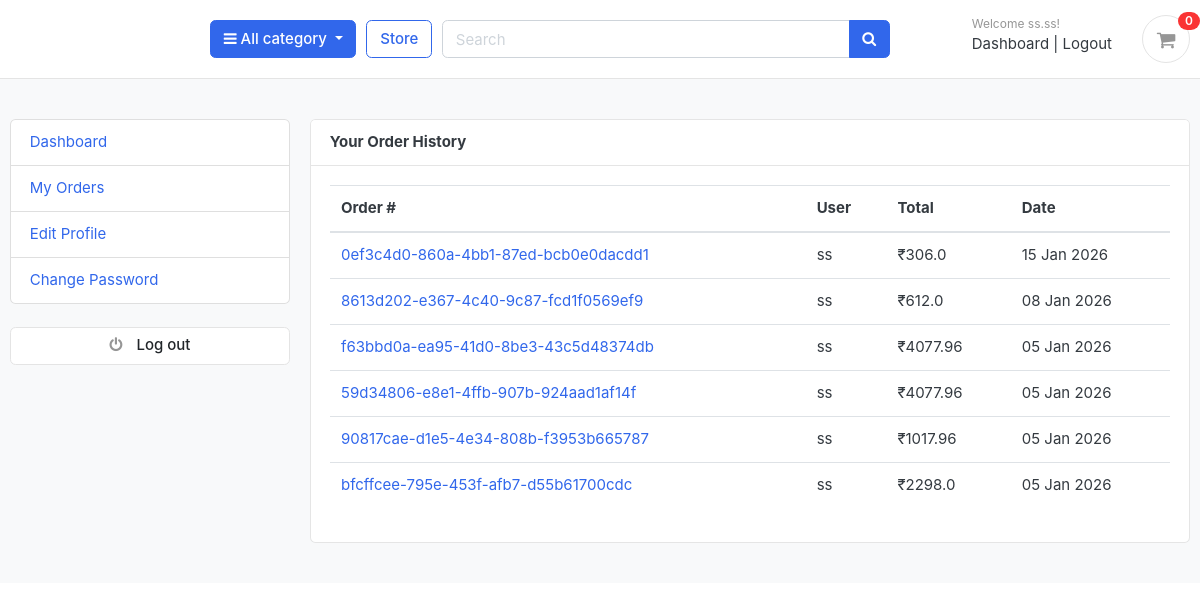
The app's page /accounts/my_order (signed in) with its own data.
### accounts/models.py (models this page shows, shortened)
class Account(AbstractBaseUser):
    first_name = models.CharField(max_length=20)
    last_name = models.CharField(max_length=20)
    username = models.CharField(max_length=100, unique=True)
    email = models.EmailField(max_length=254, unique=True)
    phone_number = models.CharField(max_length=20, blank=True)
    date_joined = models.DateTimeField(auto_now_add=True)
    last_login = models.DateTimeField(auto_now=True)
    is_admin = models.BooleanField(default=False)
    is_staff = models.BooleanField(default=False)
    is_superadmin = models.BooleanField(default=False)
    is_active = models.BooleanField(default=True)
    USERNAME_FIELD = 'email'
    REQUIRED_FIELDS = ['username', 'first_name', 'last_name']
    objects = MyAccountManager()

### payments/models.py (models this page shows, shortened)
class Order(models.Model):
    user = models.ForeignKey(settings.AUTH_USER_MODEL, on_delete=models.CASCADE)
    order_number = models.CharField(max_length=100, unique=True)
    subtotal = models.FloatField()
    tax = models.FloatField()
    total_amount = models.FloatField()
    stripe_payment_id = models.CharField(max_length=255, blank=True, null=True)
    is_paid = models.BooleanField(default=False)
    created_at = models.DateTimeField(auto_now_add=True)

### accounts/views.py (the view)
# urls.py: path('my_order',views.my_order,name='my_order'),
@login_required
def my_order(request):
    orders = Order.objects.filter(
        user=request.user,
        is_paid=True
    ).order_by('-created_at')
    return render(request, 'accounts/my_orders.html', {
        'orders': orders
    })

### cart/context_processor.py (called while the page is built)
def counter(request):
    cart_count=0
    if 'admin' in request.path:
        return {}
    else:
        try:
            cart=Cart.objects.filter(cart_id=_cart_id(request))
            cart_items=CartItems.objects.all().filter(cart=cart[:1])
            for cart_item in cart_items:
                cart_count += cart_item.quantity
        except Cart.DoesNotExist:
            cart_count = 0
    return dict(cart_count=cart_count)

### cart/views.py (called while the page is built)
def _cart_id(request):
    cart=request.session.session_key
    if not cart:
        cart=request.session.create()
    return cart

### category/context_processors.py (called while the page is built)
def menu_links(request):
    links = Category.objects.all()
    return dict(links=links)

### category/models.py (called while the page is built)
    def get_url(self):
        return reverse('products_by_category', args=[self.slug])

### templates/accounts/my_orders.html (shortened to what this page needs)
{% extends 'base.html' %}
{% block content %}
<section class="section-conten padding-y bg">
<div class="container">
  <div class="row">
    {% include 'includes/dashboard_sidebar.html' %}
    <main class="col-md-9">
      <article class="card">
        <header class="card-header">
          <strong>Your Order History</strong>
        </header>
        <div class="card-body">
          <table class="table table-hover">
            <thead>
              <tr>
                <th>Order #</th>
                <th>User</th>
                <th>Total</th>
                <th>Date</th>
              </tr>
            </thead>
            <tbody>
              {% if orders %}
                {% for order in orders %}
                <tr>
                  <td>
                    <a href="#">
                      {{ order.order_number }}
                    </a>
                  </td>
                  <td>{{ order.user.username }}</td>
                  <td>₹{{ order.total_amount }}</td>
                  <td>{{ order.created_at|date:"d M Y" }}</td>
                </tr>
                {% endfor %}
              {% else %}
                <tr>
                  <td colspan="4" class="text-center">
                    No orders found
                  </td>
                </tr>
              {% endif %}
            </tbody>
          </table>
        </div>
      </article>
    </main>
  </div>
</div>
</section>
{% endblock %}

### templates/includes/navbar.html (shortened to what this page needs)
{% load static %}
<header class="section-header">
<section class="header-main border-bottom">
  <div class="container">
<div class="row align-items-center">
  <div class="col-lg col-sm col-md col-6 flex-grow-0">
    <div class="category-wrap dropdown d-inline-block float-right">
      <button type="button" class="btn btn-primary dropdown-toggle" data-toggle="dropdown">
        <i class="fa fa-bars"></i> All category
      </button>
    </div>
  </div>
  <a href="{% url 'store' %}" class="btn btn-outline-primary">Store</a>
  <div class="col-lg  col-md-6 col-sm-12 col">
    <form action="{% url 'search' %}" class="search" method='GET'>
      <div class="input-group w-100">
          <input type="text" class="form-control" style="width:60%;" placeholder="Search" name="keyword" required>
          <div class="input-group-append">
            <button class="btn btn-primary" type="submit">
              <i class="fa fa-search"></i>
            </button>
          </div>
        </div>
    </form>
  </div>
  <div class="col-lg-3 col-sm-6 col-8 order-2 order-lg-3">
        <div class="d-flex justify-content-end mb-3 mb-lg-0">
          {% if user.id is None %}
            <div class="widget-header">
            <small class="title text-muted">Welcome guest!</small>
            <div>
              <a href="{% url 'login' %}">Sign in</a> <span class="dark-transp"> | </span>
              <a href="{% url 'register' %}"> Register</a>
            </div>
          </div>
          {% else %}
          <div class="widget-header">
            <small class="title text-muted"> Welcome {{user.first_name}}!</small>
            <div>
              <a href="{% url 'dashboard' %}"> Dashboard </a> <span class="dark-transp"> | </span>
              <a href="{% url 'logout' %}"> Logout </a>
            </div>
          </div>
          {% endif %}
          <a href="{% url 'cart' %}" class="widget-header pl-3 ml-3">
            <div class="icon icon-sm rounded-circle border"><i class="fa fa-shopping-cart"></i></div>
            <span class="badge badge-pill badge-danger notify">{{cart_count}}</span>
          </a>
        </div>
      </div>
</div>
  </div>
</section>
</header>

### static/css/ui.css (style rules this page uses)
html { font-family: "Inter", sans-serif; font-size: 15px; }
.icon-xs, .icon-sm, .icon-md, .icon-lg { display: inline-block; text-align: center; flex-shrink: 0; flex-grow: 0; }
.icon-sm { width: 48px; height: 48px; line-height: 48px !important; font-size: 20px; }
.padding-y { padding-top: 40px; padding-bottom: 40px; }
article:after, .form-group:after { display: block; clear: both; content: ""; }
.bg { background-color: #f8f9fa; }
.header-main { position: relative; padding-top: 1rem; padding-bottom: 1rem; }
.widget-header { display: inline-block; vertical-align: middle; position: relative; }
.widget-header a { color: #343a40; }
.widget-header i { color: #969696; }
.widget-header .title { display: block; }
.widget-header .notify { position: absolute; top: -3px; right: -10px; }
.notify { position: absolute; top: -4px; right: -10px; display: inline-block; padding: 0.25em 0.6em; font-size: 12px; line-height: 1; text-align: center; border-radius: 3rem; color: #fff; background-color: #fa3434; }

### records on screen
Account: first_name "ss.ss"
Order: order_number "0ef3c4d0-860a-4bb1-87ed-bcb0e0dacdd1", user.username "ss", total_amount "306.0", created_at "15 Jan 2026"
Order: order_number "8613d202-e367-4c40-9c87-fcd1f0569ef9", user.username "ss", total_amount "612.0", created_at "08 Jan 2026"
Order: order_number "f63bbd0a-ea95-41d0-8be3-43c5d48374db", user.username "ss", total_amount "4077.96", created_at "05 Jan 2026"
Order: order_number "59d34806-e8e1-4ffb-907b-924aad1af14f", user.username "ss", total_amount "4077.96", created_at "05 Jan 2026"
Order: order_number "90817cae-d1e5-4e34-808b-f3953b665787", user.username "ss", total_amount "1017.96", created_at "05 Jan 2026"
Order: order_number "bfcffcee-795e-453f-afb7-d55b61700cdc", user.username "ss", total_amount "2298.0", created_at "05 Jan 2026"

### other values on screen
{{ cart_count }} "0"
